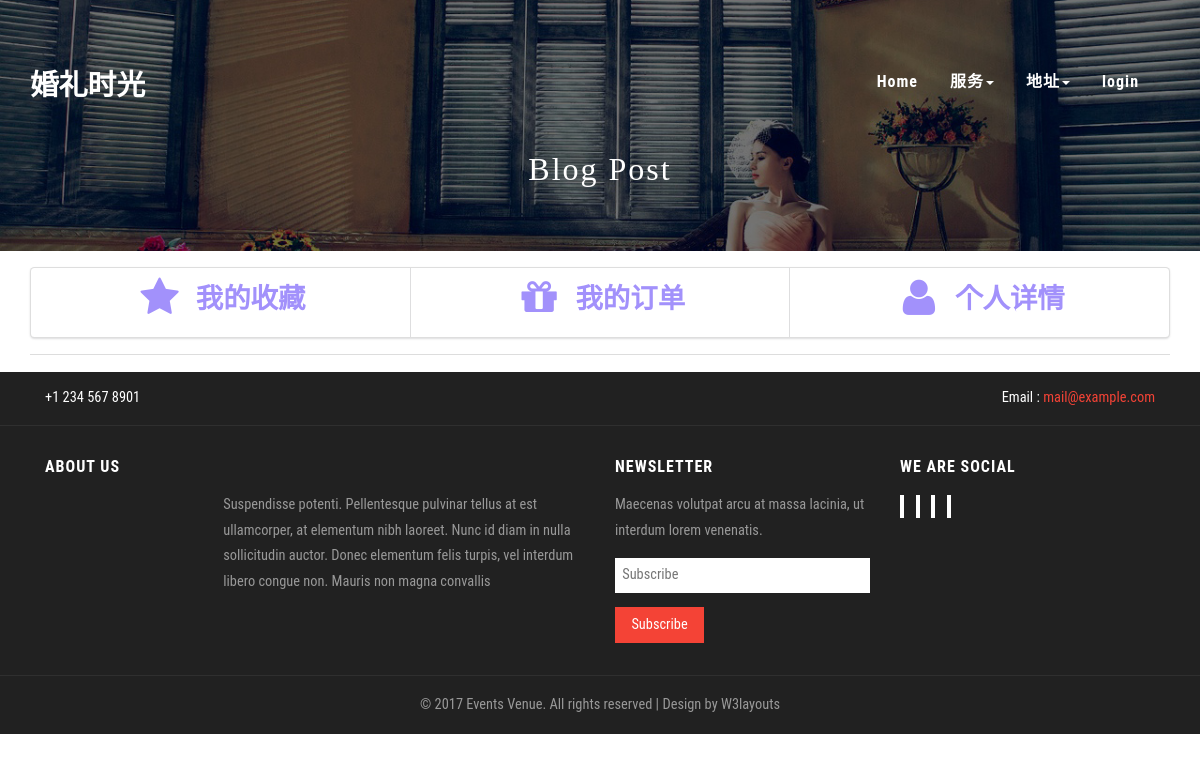
Before: /person-list/ (signed in) with the older database file.
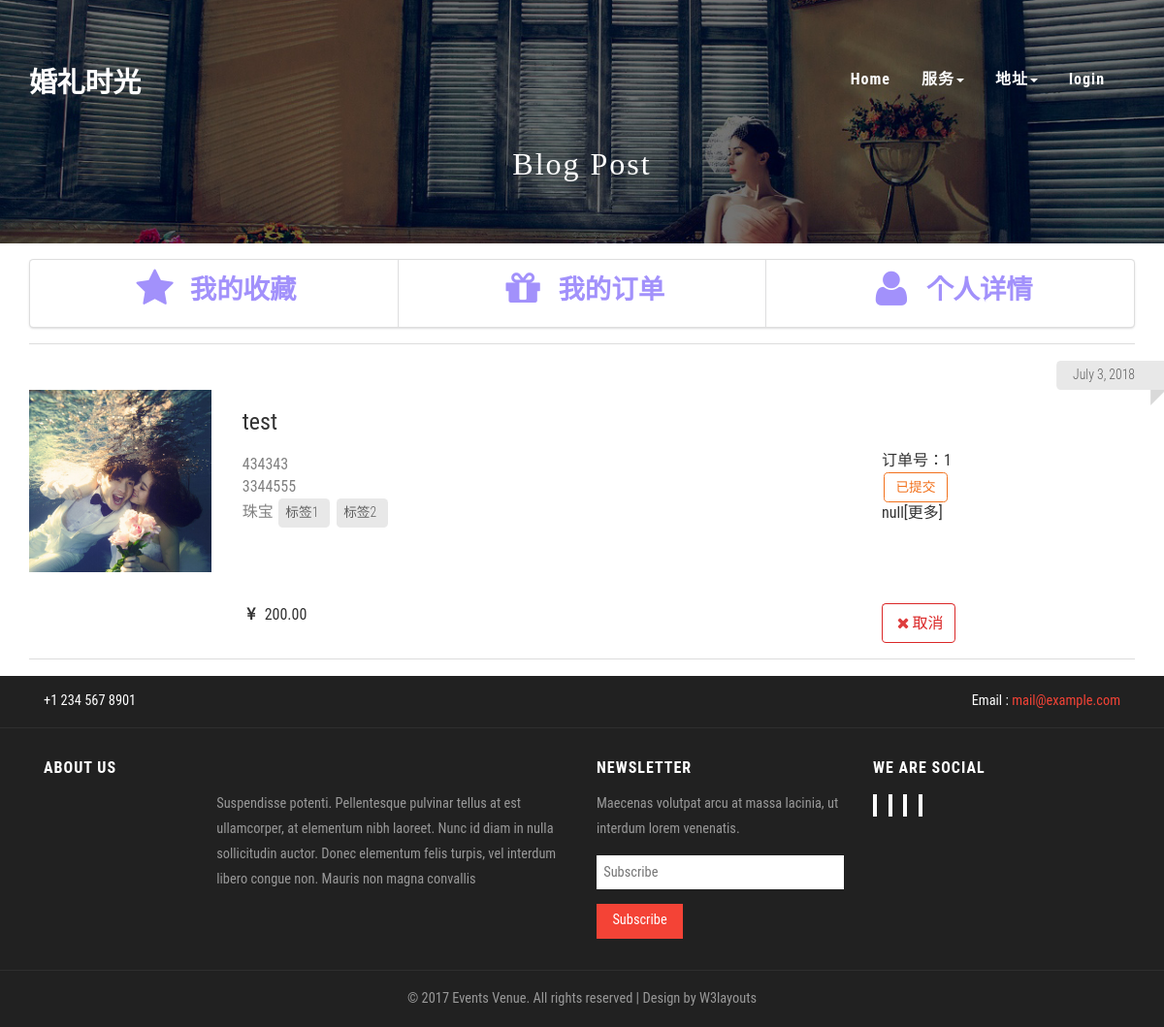
After: the same page with the newer database file.
### Web/models.py (models this page shows, shortened)
class Order_list(models.Model):#存订单
    Username = models.ForeignKey(to=UserProfile)#用户名
    create_time=models.DateField(auto_now_add=True)#订单生成时间
    needlist = models.ForeignKey(to = C_S)#需要的服务
    status = models.OneToOneField(to = status ,default=1)
    price = models.DecimalField(max_digits=8,decimal_places=2,default = 0,null=True,blank=True)#价格999999.99
    def __str__(self):
        return str(self.create_time)+' '+str(self.id)

class C_S(models.Model):#存服务
    belong = models.ForeignKey(to=Company)#所属公司
    topic = models.CharField(max_length=30 , default='unnamed_S|C')#主题
    public_like = models.PositiveIntegerField(default=0)#喜好程度
    icon = models.ImageField(upload_to='store/icon')#图标
    introduction = models.TextField(max_length=255,default='null')#介绍
    index_flag = models.CharField(max_length=20,default='',null=True,blank = True)
    service_kind = models.ForeignKey(to=server_choices)#服务种类
    minprice = models.DecimalField(max_digits=8,decimal_places=2,default = 0,null=True,blank=True)#价格999999.99
    maxprice = models.DecimalField(max_digits=8,decimal_places=2,default = 0,null=True,blank=True)#价格999999.99
    detail = models.TextField(max_length=255,default='null',null=True,blank = True)#细节参数
    create_time = models.DateField(auto_now_add=True)#创建日期
    graph_count = models.IntegerField(default=0)#包含图片数
    writed_time = models.DateField(auto_now=True)#修改日期

class Company(models.Model):#存公司
    name = models.CharField(max_length=30 , default='unnamed_company')#名字
    business_kind =models.ForeignKey(to=business_choices)#公司类型
    icon = models.ImageField(upload_to='store/icon')#图标
    phone= models.CharField(max_length=20,default = 'null',blank=True,null=True)#联系电话
    adress = models.ForeignKey(to=City)#所在城市
    ident = models.BooleanField(default = False)#审核状态
    isopen = models.BooleanField(default = False)#营业状态
    inward_phone = models.CharField(max_length=20)#内部电话
    manager = models.OneToOneField(to=UserProfile,blank=True,null=True)
    charge_time = models.DateField(auto_now=True)

class server_choices(models.Model):#检索用， 存服务类型（简写，完整描述）
    ser_name = models.CharField(max_length=5,default='NULL')
    ex_ser_name = models.CharField(max_length=15,default="expand_server'name")
    def __str__(self):
        return self.ex_ser_name

class status(models.Model):#订单状态及下阶段
    status_level = models.IntegerField()
    status_name = models.CharField(max_length=10)
    next_1 = models.IntegerField(null=True,blank = True)
    next_2 = models.IntegerField(null=True,blank = True)

### Web/views.py (the view)
# urls.py: url(r'^person-list/$',person_list),
def person_list(request):
    context={}
    if isinstance(request.user,User):
        user = UserProfile.objects.get(belong_to = request.user)
    else:
        return redirect(to='index')
    cities = City.objects.all()
    ser_kind = server_choices.objects.all()
    lists = Order_list.objects.filter(Username = user)
    print(lists)
    context['lists'] = lists
    context['user'] = user
    context['city'] = cities
    context['s_kind'] = ser_kind
    return render(request,'person-list.html',context=context)

### Web/models.py (called while the page is built)
    def __str__(self):
        return self.city_name

### Web/templates/person-list.html (shortened to what this page needs)
<!DOCTYPE html>
{% load staticfiles %}
<html lang="en">
<head>
<link rel="stylesheet" href="{% static '/css/semantic.css' %}" media="screen" title="no title" charset="utf-8">
<link href="{% static '/css/bootstrap.css' %}" rel="stylesheet" type="text/css" media="all" />
<link rel="stylesheet" href="{% static '/css/style.css' %}" type="text/css" media="all" />
</head>
<body>
	<div class="banner">
            {% include "header.html" %}
		<div class="agileinfo-top-heading">
			<h2>Blog Post</h2>
		</div>
    </div>
<div class="container">
        <div class="ui vertical horizontal segments">
                <div class="ui right aligned vertical segment">
                    <a href="../../person-fav/">
                        <h5 class="ui large violet header center aligned inverted">
                            <i class="star outline icon"></i>我的收藏
                        </h5>
                    </a>
                </div>
                <div class="ui vertical segment">
                    <h4 class="ui large violet header center aligned inverted ">
                        <i class="gift icon"></i>我的订单
                    </h4>
                </div>
                <div class="ui left aligned vertical segment">
                    <a href="../../person/">
                        <h5 class="ui large violet header center aligned inverted">
                            <i class="user outline icon"></i>个人详情
                        </h5>
                    </a>
                </div>
            </div>
        <div class="ui divider"></div>
        <div class="ui inverted divided list">
            {% for list in lists %}
            <div >
                <a class="ui right ribbon label">{{list.create_time}}</a>
                <div class="ui grid ">
                    <div class="three wide column">
                        <img class="left floated large ui image"
                        src="/store/{{ list.needlist.icon }}">
                    </div>
                    <div class="nine wide column">
                        <div class="header"><font size="5">
                            {{list.needlist.topic}}
                        </div></font>
                            <font color="grey">{{list.needlist.belong.name}}</font><br>
                            <font color="grey">{{list.needlist.belong.phone}}</font><br>
                            <font color="grey">{{list.needlist.service_kind.ex_ser_name}}</font>
                            <a class="ui image label"> 标签1 </a>
                            <a class="ui image label"> 标签2 </a>
                        <br>
                    </div>
                    <div class="three wide column">
                        <div class="header">
                            <br><br>
                            <div class="">订单号：{{list.id}}</div>
                            <div class="ui basic orange label">{{list.status.status_name}}</div>
                            <div >{{list.needlist.detail}}[更多]</div>
                        </div>
                    </div>
                    <div class="three wide column"></div>
                        <div class="nine wide column">
                            <i class="yen sign icon"></i>{{list.price}}
                        </div>
                    <div class="four wide column">
                        <div class="ui icon buttons centered">
                            <div class="ui basic red button icon">
                                <i class="delete icon"></i>取消
                            </div>
                        </div>
                    </div>
                </div>
                <div class="ui divider"></div>
            </div>
            {% endfor %}
        </div>
    </div>
<footer>
    {% include "footer.html" %}
    </footer>
</body>
</html>

### Web/templates/header.html (shortened to what this page needs)
{% load staticfiles %}
<link rel="stylesheet" href="{% static '/css/style.css' %}" type="text/css" media="all" />
    <div class="header">
        <div class="container">
            <div class="header-left">
                <div class="w3layouts-logo">
                    <h1>
                        <a href="../../index/"> 婚礼时光</a>
                    </h1>
                </div>
            </div>
            <div class="top-nav">
                <nav class="navbar navbar-default">
                    <div class="collapse navbar-collapse" id="bs-example-navbar-collapse-1">
                        <ul class="nav navbar-nav">
                            <li><a class="" href="../../index/">Home</a></li>
                            <li>
                                <a href="#" class="dropdown-toggle hvr-bounce-to-bottom" data-toggle="dropdown" role="button" aria-haspopup="true" aria-expanded="false">服务<span class="caret"></span></a>
                            </li>
                            <li class="">
                                <a href="#" class="dropdown-toggle hvr-bounce-to-bottom" data-toggle="dropdown" role="button" aria-haspopup="true" aria-expanded="false">地址<span class="caret"></span></a>
                            </li>
                            {% if User %}
                            <li>
                                <a href="#" class="dropdown-toggle hvr-bounce-to-bottom" data-toggle="dropdown" role="button" aria-haspopup="true" aria-expanded="false">
                                    <img class="" src="{{user.icon.url}}" alt="">{{User}}
                                    <span class="caret"></span></a>
                                <ul class="dropdown-menu">
                                    {% if User.is_C_man %}
                                        <li><a class="hvr-bounce-to-bottom" href="../../backManage/">公司管理</a></li>
                                    {% endif %}
                                        <li><a class="hvr-bounce-to-bottom" href="../../person/">个人详情</a></li>
                                        <li><a class="hvr-bounce-to-bottom" href="../../loginout/">注销</a></li>
                                </ul>
                            </li>
                            {% else %}
                                <li class="ui right float"><a href="../../login/">login</a></li>
                            {% endif %}
                        </ul>
                        <div class="clearfix"> </div>
                    </div>
                </nav>
            </div>
            <div class="clearfix"></div>
        </div>
    </div>

### Web/templates/footer.html (shortened to what this page needs)
<div class="agileits-w3layouts-footer-top">
    <div class="container">
        <div class="col-md-6 agileits-w3layouts-footer-top-left">
            <p> +1 234 567 8901</p>
        </div>
        <div class="col-md-6 agileits-w3layouts-footer-top-left">
            <p> Email :<a href="mailto:example@email.com"> mail@example.com</a></p>
        </div>
        <div class="clearfix"> </div>
    </div>
</div>
<div class="agileits-footer-bottom">
    <div class="container">
        <div class="agileits-footer-bottom-grids">
            <div class="col-md-6 footer-bottom-left">
                <h5>About Us</h5>
                <div class="footer-img-grids">
                    <div class="footer-img">
                    </div>
                    <div class="footer-img-info">
                        <p>Suspendisse potenti. Pellentesque pulvinar tellus at est ullamcorper, at elementum nibh laoreet. Nunc id diam in nulla sollicitudin auctor. Donec elementum felis turpis, vel interdum libero congue non. Mauris non magna convallis</p>
                    </div>
                    <div class="clearfix"> </div>
                </div>
            </div>
            <div class="col-md-3 footer-bottom-right">
                <h5>Newsletter</h5>
                <p>Maecenas volutpat arcu at massa lacinia, ut interdum lorem venenatis.</p>
                <form action="#" method="post">
                    <input type="text" placeholder="Subscribe" name="Subscribe" required="">
                    <input type="submit" value="Subscribe">
                </form>
            </div>
            <div class="col-md-3 footer-bottom-right">
                <h5>We are social</h5>
                <div class="agileinfo-social-grids">
                    <ul>
                        <li><a href="#"><i class="fa fa-facebook"></i></a></li>
                        <li><a href="#"><i class="fa fa-twitter"></i></a></li>
                        <li><a href="#"><i class="fa fa-rss"></i></a></li>
                        <li><a href="#"><i class="fa fa-vk"></i></a></li>
                    </ul>
                </div>
            </div>
            <div class="clearfix"> </div>
        </div>
    </div>
</div>
<div class="copyright">
    <div class="container">
        <p>© 2017 Events Venue. All rights reserved | Design by <a href="http://w3layouts.com">W3layouts</a></p>
    </div>
</div>

### Web/static/css/style.css (style rules this page uses)
body a { transition: 0.5s all; -webkit-transition: 0.5s all; -o-transition: 0.5s all; -moz-transition: 0.5s all; -ms-transition: 0.5s all; }
html, body { font-size: 100%; font-family: 'Roboto Condensed', sans-serif; }
body { background:#FFFFFF; }
.banner { background: url(../images/1.jpg) no-repeat 0px 0px; background-size: cover; padding: 3em 0 4em; }
.header { padding: 1em 0; }
.header-left { float: left; }
.w3layouts-logo h1 { margin: 0; }
.w3layouts-logo h1 a { color: #fff; font-size: .8em; text-transform: uppercase; text-decoration: none; font-weight: 600; font-family: 'Roboto Condensed', sans-serif; }
.top-nav { margin: .5em 0 0 0; float: right; }
.top-nav ul { padding: 0; margin: 0; }
.top-nav ul li { display: inline-block; margin: 0 1em; float: left; }
ul.nav.navbar-nav { float: right; }
.navbar-default { background: none; border: none; margin: 0; }
.navbar { min-height: 0; }
.top-nav ul li a { color: #fff !important; font-size: 1em; margin: 0; text-decoration: none; padding: 0; font-weight: 600; font-family: 'Roboto Condensed', sans-serif; letter-spacing: 1px; }
footer { background:#212121; }
.agileits-w3layouts-footer-top { padding: 1em 0; border-bottom: 1px solid #2f2f2f; }
.agileits-w3layouts-footer-top-left p { color:#FFFFFF; font-size:.9em; margin:0; }
.agileits-w3layouts-footer-top-left:nth-child(2) { text-align:right; }
.agileits-w3layouts-footer-top-left p a { color:#F44336; text-decoration:none; }
.agileits-footer-bottom { padding: 2em 0; }
.footer-bottom-left h5,.footer-bottom-right h5 { color:#FFFFFF; font-size:1em; font-weight:600; margin:0 0 1em 0; letter-spacing:1px; text-transform:uppercase; }
.footer-img { float:left; width:30%; }
.footer-img-info { float: right; width: 67%; }
.footer-img-info p,.footer-bottom-right p { color: #999999; font-size: .9em; margin: 0; line-height: 1.8em; }
.footer-bottom-right input[type="text"] { display: inline-block; background: #FFFFFF; border: none; width: 100%; margin: 1em 0 0 0; outline: none; padding: .5em; font-size: .9em; color: #999999; }
.footer-bottom-right input[type="submit"] { outline: none; color: #FFFFFF; padding: .4em 1em; font-size: .9em; margin: 1em 0 0 0; -webkit-appearance: none; background: #F44336; border: 2px solid #F44336; -webkit-transition: 0.5s all; -moz-transition: 0.5s all; -o-transition: 0.5s all; -ms-transition: 0.5s all; transition: 0.5s all; }
.agileinfo-social-grids ul { padding: 0; margin: 0; }
.agileinfo-social-grids ul li { display: inline-block; margin: 0 .5em 0 0; }
.agileinfo-social-grids ul li a { color: #FFFFFF; text-align: center; }
.agileinfo-social-grids ul li a i.fa.fa-facebook, .agileinfo-social-grids ul li a i.fa.fa-twitter, .agileinfo-social-grids ul li a i.fa.fa-rss, .agileinfo-social-grids ul li a i.fa.fa-vk { height: 30px; width: 30px; border: solid 2px #FFFFFF; line-height: 29px; background: none; color: #FFFFFF; transition: 0.5s all; -webkit-transition: 0.5s all; -moz-transition: 0.5s all; -o-transition: 0.5s all; -ms-transition: 0.5s all; }
.copyright { padding: 1em 0; border-top: 1px solid #2f2f2f; }
.copyright p { color: #999999; font-size: .9em; margin: 0; line-height: 1.8em; text-align:center; }
.copyright p a { color:#999999; text-decoration:none; }
.label { font-weight: 300 !important; border-radius:4px; }
.label { font-weight: 300 !important; }
.label { padding: 4px 6px; border: none; text-shadow: none; }
.agileinfo-top-heading { margin:2em 0 0 0; }
.agileinfo-top-heading h2 { color: #FFFFFF; font-size: 2em; margin: 0; font-weight: 100; font-family: 'Pacifico', cursive; letter-spacing: 2px; text-align:center; }

Changed rows visible on the page:
added Order_list: create_time "July 3, 2018", needlist.icon (picture), needlist.topic "test", needlist.belong.name "434343", needlist.belong.phone "3344555", needlist.service_kind.ex_ser_name "珠宝", id "1", status.status_name "已提交", needlist.detail "null", price "200.00"
